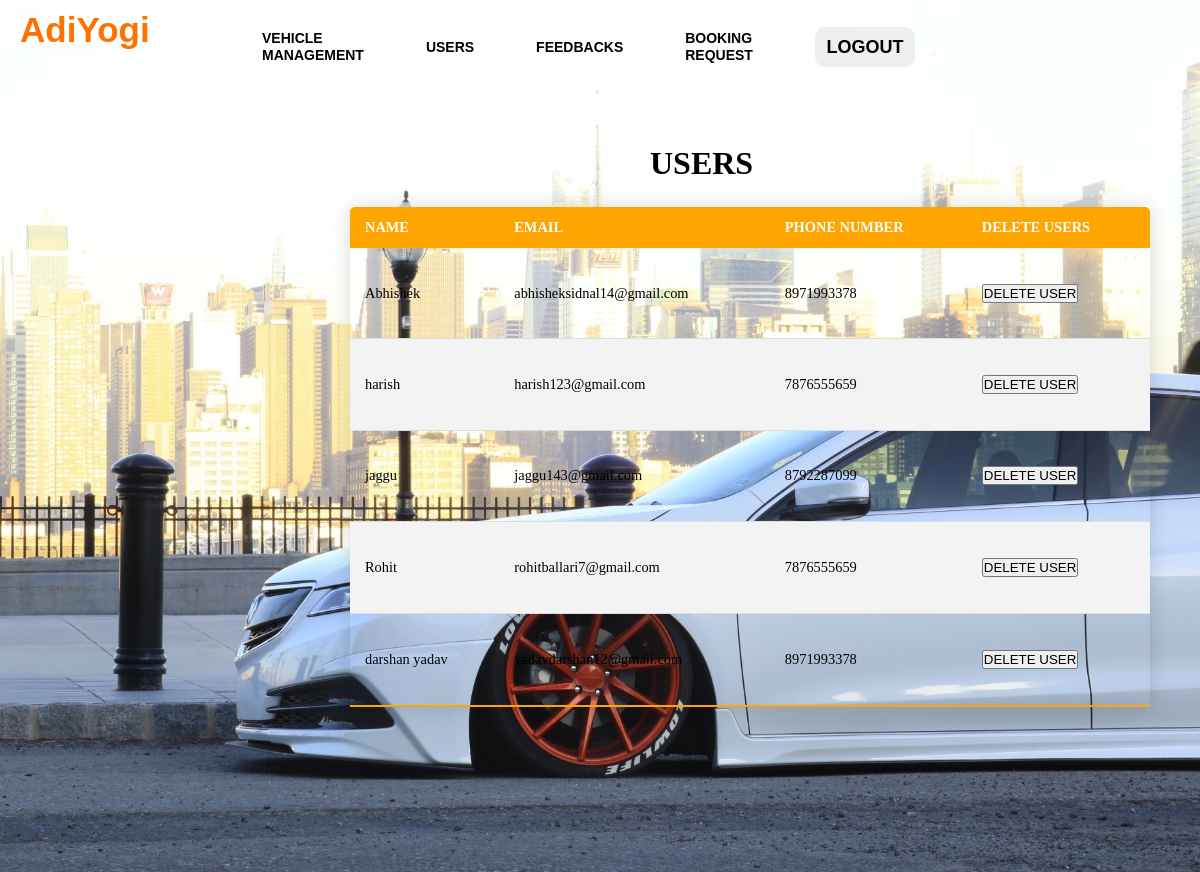
Screenshot of /adminusers.php with the database file from the repository.
### tables this page shows
CREATE TABLE IF NOT EXISTS `users` (
  `FNAME` varchar(255) NOT NULL,
  `EMAIL` varchar(255) NOT NULL,
  `PHONE_NUMBER` bigint NOT NULL,
  `PASSWORD` varchar(255) NOT NULL,
  PRIMARY KEY (`EMAIL`)
);

### adminusers.php (the view, shortened to what this page needs)
<!DOCTYPE html>
<html lang="en">
<head>
</head>
<body>
<?php
require_once('connection.php');
$query="select *from users";
$queryy=mysqli_query($con,$query);
?>
<div class="hai">
        <div class="navbar">
            <div class="icon">
                <h2 class="logo">AdiYogi</h2>
            </div>
            <div class="menu">
                <ul>
                    <li><a href="adminvehicle.php">VEHICLE MANAGEMENT</a></li>
                    <li><a href="adminusers.php">USERS</a></li>
                    <li><a href="admindash.php">FEEDBACKS</a></li>
                    <li><a href="adminbook.php">BOOKING REQUEST</a></li>
                  <li> <button class="nn"><a href="index.php">LOGOUT</a></button></li>
                </ul>
            </div>
        </div>
        <div>
            <h1 class="header">USERS</h1>
            <div>
                <div>
                    <table class="content-table">
                <thead>
                    <tr>
                        <th>NAME</th>
                        <th>EMAIL</th>
                        <th>PHONE NUMBER</th>
                        <th>DELETE USERS</th>
                    </tr>
                </thead>
                <tbody>
                <?php
                while($res=mysqli_fetch_array($queryy)){
                ?>
                <tr  class="active-row">
                    <td><?php echo $res['FNAME'];?></php></td>
                    <td><?php echo $res['EMAIL'];?></php></td>
                    <td><?php echo $res['PHONE_NUMBER'];?></php></td>
                    <td><button type="submit" class="but" name="approve"><a href="deleteuser.php?id=<?php echo $res['EMAIL']?>">DELETE USER</a></button></td>
                </tr>
               <?php } ?>
                </tbody>
                </table>
                </div>
            </div>
        </div>
</body>
</html>

### adminusers.php (style rules this page uses)
* { margin: 0; padding: 0; }
.hai { width: 100%; background: linear-gradient(to top, rgba(0,0,0,0)50%, rgba(0,0,0,0)50%),url("../images/carbg2.jpg"); background-position: center; background-size: cover; height: 109vh; animation: infiniteScrollBg 50s linear infinite; }
.navbar { width: 1200px; height: 75px; margin: auto; }
.icon { width:200px; float: left; height : 70px; }
.logo { color: #ff7200; font-size: 35px; font-family: Arial; padding-left: 20px; float:left; padding-top: 10px; }
.menu { width: 400px; float: left; height: 70px; }
ul { float: left; display: flex; justify-content: center; align-items: center; }
ul li { list-style: none; margin-left: 62px; margin-top: 27px; font-size: 14px; }
ul li a { text-decoration: none; color: black; font-family: Arial; font-weight: bold; transition: 0.4s ease-in-out; }
.content-table { border-collapse: collapse; font-size: 0.9em; min-width: 400px; border-radius: 5px 5px 0 0; overflow: hidden; box-shadow:0 0 20px rgba(0,0,0,0.15); margin-left : 350px ; margin-top: 25px; width: 800px; height: 500px; }
.content-table thead tr { background-color: orange; color: white; text-align: left; }
.content-table th, .content-table td { padding: 12px 15px; }
.content-table tbody tr { border-bottom: 1px solid #dddddd; }
.content-table tbody tr:nth-of-type(even) { background-color: #f3f3f3; }
.content-table tbody tr:last-of-type { border-bottom: 2px solid orange; }
.header { margin-top: 70px; margin-left: 650px; }
.nn { width:100px; border:none; height: 40px; font-size: 18px; border-radius: 10px; cursor: pointer; color:white; transition: 0.4s ease; }
.nn a { text-decoration: none; color: black; font-weight: bold; }
.but a { text-decoration: none; color: black; }

### rows the page displays
users: FNAME "Abhishek", EMAIL "abhisheksidnal14@gmail.com", PHONE_NUMBER "8971993378"
users: FNAME "harish", EMAIL "harish123@gmail.com", PHONE_NUMBER "7876555659"
users: FNAME "jaggu", EMAIL "jaggu143@gmail.com", PHONE_NUMBER "8792287099"
users: FNAME "Rohit", EMAIL "rohitballari7@gmail.com", PHONE_NUMBER "7876555659"
users: FNAME "darshan yadav", EMAIL "yadavdarshan12@gmail.com", PHONE_NUMBER "8971993378"
